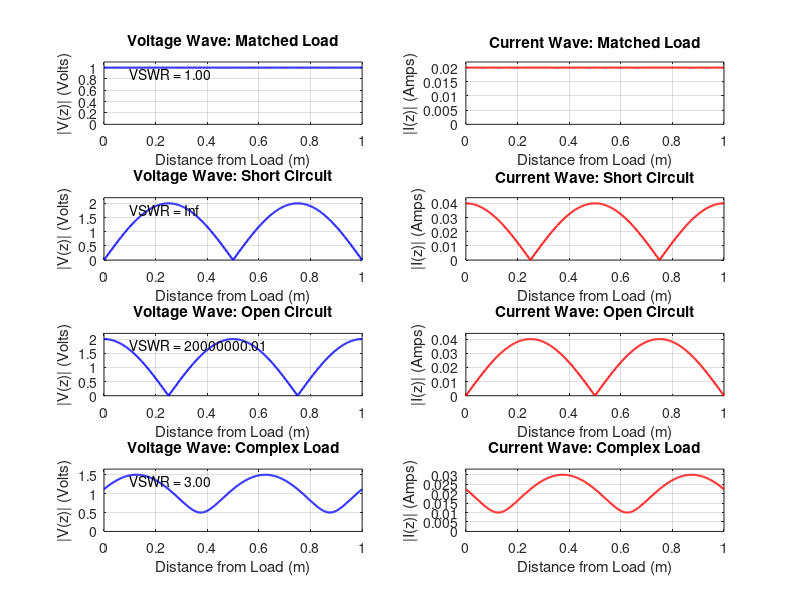

Write MATLAB code to recreate this figure. (Note: this script raises an error after producing the figure.)
clear;
clc;
close all;
%% --- Parameters ---
Z0 = 50; % Characteristic Impedance (Ohms)
L = 1.0; % Length of the transmission line (meters)
f = 300e6; % Operating Frequency (300 MHz)
V_plus = 1; % Amplitude of the forward-traveling voltage wave (Volts)
%% --- Calculations ---
c = 3e8; % Speed of light (m/s)
lambda = c / f; % Wavelength (m)
beta = 2 * pi / lambda; % Propagation constant (rad/m)
% Position vector along the line (from load z=0 to source z=L)
z = linspace(0, L, 500);
% Define Load Conditions
load_cases = {
'Matched Load', Z0;
'Short Circuit', 0;
'Open Circuit', 1e9; % Using a very large number for open circuit
'Complex Load', 30 + 1j*40
};
num_cases = size(load_cases, 1);
%% --- Plotting ---
figure('Name', 'Transmission Line Analysis', 'NumberTitle', 'off', 'Color', 'w');
for i = 1:num_cases
load_name = load_cases{i, 1};
ZL = load_cases{i, 2};
% Calculate Reflection Coefficient
Gamma = (ZL - Z0) / (ZL + Z0);
% Calculate Voltage and Current along the line
% Note: z is measured from the load
Vz = V_plus * (exp(1j * beta * z) + Gamma * exp(-1j * beta * z));
Iz = (V_plus / Z0) * (exp(1j * beta * z) - Gamma * exp(-1j * beta * z));
% Calculate VSWR
VSWR = (1 + abs(Gamma)) / (1 - abs(Gamma));
% Plot Voltage Standing Wave
subplot(num_cases, 2, 2*i - 1);
plot(z, abs(Vz), 'b-', 'LineWidth', 1.5);
grid on;
title(['Voltage Wave: ', load_name]);
xlabel('Distance from Load (m)');
ylabel('|V(z)| (Volts)');
ylim([0, V_plus * (1 + abs(Gamma)) * 1.1]);
text(0.1, V_plus * (1 + abs(Gamma)) * 0.9, ['VSWR = ', num2str(VSWR, '%.2f')]);
% Plot Current Standing Wave
subplot(num_cases, 2, 2*i);
plot(z, abs(Iz), 'r-', 'LineWidth', 1.5);
grid on;
title(['Current Wave: ', load_name]);
xlabel('Distance from Load (m)');
ylabel('|I(z)| (Amps)');
ylim([0, (V_plus / Z0) * (1 + abs(Gamma)) * 1.1]);
end
sgtitle('Voltage and Current Standing Waves for Various Terminations', 'FontSize', 14, 'FontWeight', 'bold');
